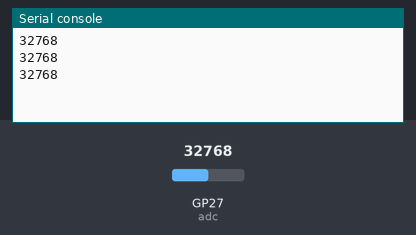
Bench run of a program on a simulated Raspberry Pi Pico running MicroPython. On the bench: the last lines printed to the serial console. The test bench sets the inputs (shaded band); at power-on: GP27 (adc) = 32768 (analog values on the 0–65535 scale).

Above: at 1.2 s.
1.3 s: GP27 (adc) set to 45874
At 1.9 s:
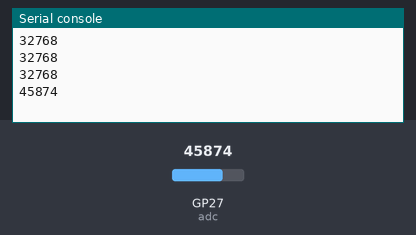
2.8 s: GP27 (adc) set to 57670
At 3.4 s:
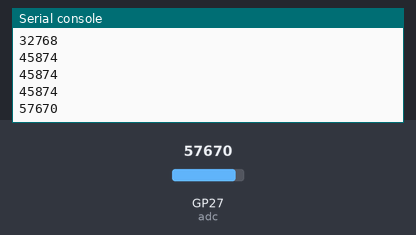
Timing chart, 0 to 5.8 s (numbered marks = the images above; inputs shaded):
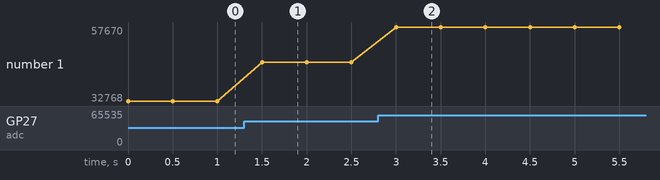

Measured:
- after the input at 1.3 s, the serial console: prints a new line after 0.20 s (image 1)
- after the input at 2.8 s, the serial console: prints a new line after 0.20 s (image 2)
- plotted number 1: 32768 → 45874 after the input at 1.3 s, 45874 → 57670 after the input at 2.8 s

The program:

analog.py
```python
#https://projects.raspberrypi.org/en/projects/getting-started-with-the-pico/8
from machine import ADC, Pin
import utime

adc = ADC(Pin(27))	#Pin27 = ADC1

while True:
	print(adc.read_u16())
	utime.sleep(0.5)
```
